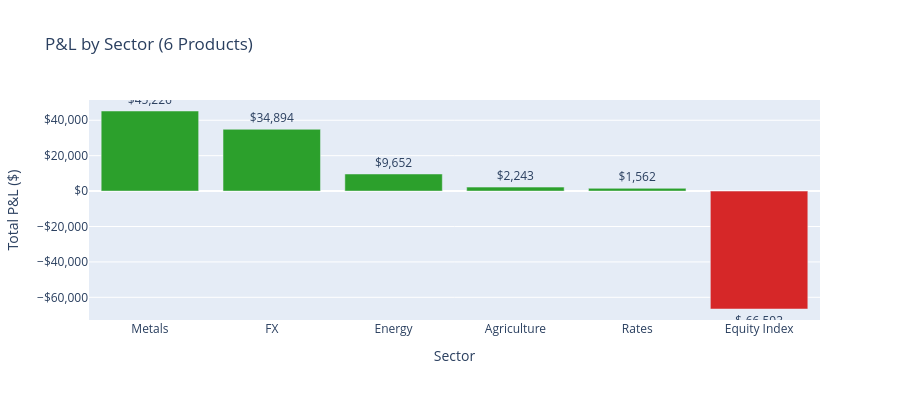

Write notebook code for a chart like this one.
### Code cell
# Visualize sector P&L
fig = go.Figure()
fig.add_trace(
    go.Bar(
        x=sector_pnl["sector"].to_list(),
        y=sector_pnl["total_pnl"].to_list(),
        marker_color=["#2ca02c" if p > 0 else "#d62728" for p in sector_pnl["total_pnl"].to_list()],
        text=[f"${p:,.0f}" for p in sector_pnl["total_pnl"].to_list()],
        textposition="outside",
    )
)
fig.update_layout(
    title="P&L by Sector (6 Products)",
    xaxis_title="Sector",
    yaxis_title="Total P&L ($)",
    yaxis_tickformat="$,.0f",
    height=400,
)
fig.show()

### Figure 1 — Plotly figure (JSON) as saved in the notebook; plotly's stock layout.template omitted (floating-point values rounded to 4 significant figures)
{"data": [{"marker": {"color": ["#2ca02c", "#2ca02c", "#2ca02c", "#2ca02c", "#2ca02c", "#d62728"]}, "text": ["$45,226", "$34,894", "$9,652", "$2,243", "$1,562", "$-66,593"], "textposition": "outside", "type": "bar", "x": ["Metals", "FX", "Energy", "Agriculture", "Rates", "Equity Index"], "y": [45230.0, 34890.0, 9652.0, 2243.0, 1562.0, -66590.0]}], "layout": {"height": 400, "title": {"text": "P&L by Sector (6 Products)"}, "xaxis": {"title": {"text": "Sector"}}, "yaxis": {"tickformat": "$,.0f", "title": {"text": "Total P&L ($)"}}}}
